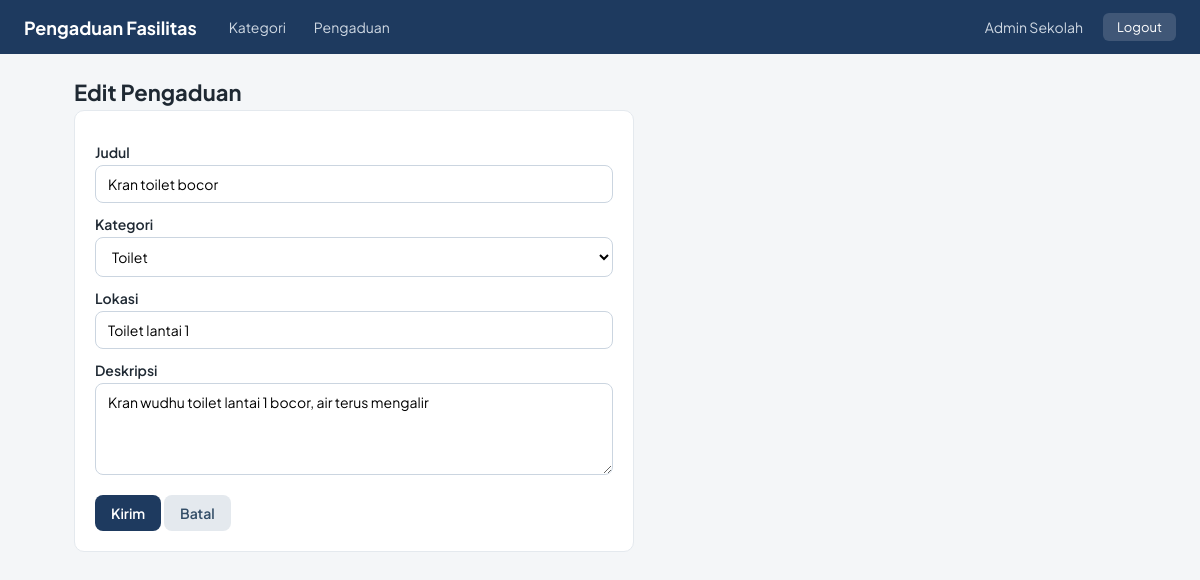
The page /index.php?page=pengaduan-form&id=1 (signed in) on the database its author committed.
### tables this page shows
CREATE TABLE pengaduan (
  id INT AUTO_INCREMENT PRIMARY KEY,
  user_id INT NOT NULL,
  kategori_id INT NOT NULL,
  judul VARCHAR(150) NOT NULL,
  deskripsi TEXT,
  lokasi VARCHAR(150),
  status ENUM('diajukan', 'diproses', 'selesai') NOT NULL DEFAULT 'diajukan',
  created_at DATETIME NOT NULL DEFAULT CURRENT_TIMESTAMP,
  FOREIGN KEY (user_id) REFERENCES users(id),
  FOREIGN KEY (kategori_id) REFERENCES kategori(id)
);

CREATE TABLE kategori (
  id INT AUTO_INCREMENT PRIMARY KEY,
  nama VARCHAR(100) NOT NULL
);

### controllers/PengaduanController.php (called while the page is built, shortened)
<?php
class PengaduanController
{
    private $pengaduanModel;
    private $kategoriModel;
    public function __construct($pdo)
    {
        $this->pengaduanModel = new Pengaduan($pdo);
        $this->kategoriModel = new Kategori($pdo);
    }
    public function form()
    {
        $kategori = $this->kategoriModel->all();
        $id = $_GET['id'] ?? null;
        $pengaduan = null;
        if ($id) {
            $pengaduan = $this->pengaduanModel->find($id);
        }
        include __DIR__ . '/../views/pengaduan/form.php';
    }
}

### models/Pengaduan.php (called while the page is built, shortened)
<?php
class Pengaduan
{
    private $pdo;
    public function __construct($pdo)
    {
        $this->pdo = $pdo;
    }
    public function find($id)
    {
        $stmt = $this->pdo->prepare("SELECT * FROM pengaduan WHERE id = ?");
        $stmt->execute([$id]);
        return $stmt->fetch();
    }
}

### models/Kategori.php (called while the page is built, shortened)
<?php
class Kategori
{
    private $pdo;
    public function __construct($pdo)
    {
        $this->pdo = $pdo;
    }
    public function all()
    {
        return $this->pdo->query("SELECT * FROM kategori ORDER BY nama")->fetchAll();
    }
}

### views/pengaduan/form.php (the view, shortened to what this page needs)
<?php include __DIR__ . '/../partials/header.php'; ?>
<h1><?= $pengaduan ? 'Edit Pengaduan' : 'Buat Pengaduan' ?></h1>
<div class="card" style="max-width:560px;">
  <form method="post" action="index.php?page=pengaduan-simpan">
    <label>Judul</label>
    <input type="text" name="judul" required value="<?= htmlspecialchars($pengaduan['judul'] ?? '') ?>">
    <label>Kategori</label>
    <select name="kategori_id" required>
      <?php foreach ($kategori as $k): ?>
        <option value="<?= $k['id'] ?>" <?= ($pengaduan['kategori_id'] ?? '') == $k['id'] ? 'selected' : '' ?>>
          <?= htmlspecialchars($k['nama']) ?>
        </option>
      <?php endforeach; ?>
    </select>
    <label>Lokasi</label>
    <input type="text" name="lokasi" placeholder="contoh: toilet lantai 2"
      value="<?= htmlspecialchars($pengaduan['lokasi'] ?? '') ?>">
    <label>Deskripsi</label>
    <textarea name="deskripsi" rows="4"><?= htmlspecialchars($pengaduan['deskripsi'] ?? '') ?></textarea>
    <div style="margin-top:16px;">
      <button class="btn btn-primary">Kirim</button>
      <a href="index.php?page=pengaduan" class="btn btn-secondary">Batal</a>
    </div>
  </form>
</div>
<?php include __DIR__ . '/../partials/footer.php'; ?>

### assets/css/style.css (style rules this page uses)
* { box-sizing: border-box; margin: 0; padding: 0; }
body { font-family: 'Plus Jakarta Sans', sans-serif; background: #f4f6f8; color: #1f2933; min-height: 100vh; }
a { text-decoration: none; color: #1e5aa8; }
h1 { font-size: 22px; margin-bottom: 4px; }
.card { background: #fff; border: 1px solid #e4e9ee; border-radius: 10px; padding: 20px; margin-bottom: 20px; }
label { display: block; font-size: 14px; font-weight: 600; margin: 12px 0 4px; }
input, select, textarea { width: 100%; padding: 9px 12px; border: 1px solid #cbd5e0; border-radius: 8px; font-family: inherit; font-size: 14px; background: #fff; }
.btn { display: inline-block; padding: 9px 16px; border: none; border-radius: 8px; font-family: inherit; font-size: 14px; font-weight: 600; cursor: pointer; }
.btn-primary { background: #1e3a5f; color: #fff; }
.btn-secondary { background: #e4e9ee; color: #334e68; }

### rows shown on the page
pengaduan: judul "Kran toilet bocor", kategori_id "Toilet", lokasi "Toilet lantai 1", deskripsi "Kran wudhu toilet lantai 1 bocor, air terus mengalir"

### other values the page prints
$userNama "Admin Sekolah"
